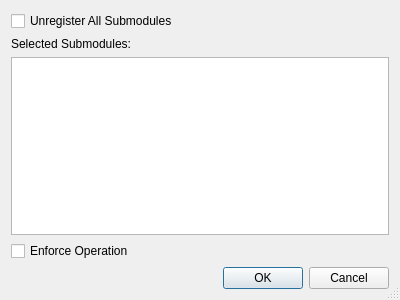
<?xml version="1.0" encoding="UTF-8"?>
<ui version="4.0">
 <class>GitSubmodulesDeinitDialog</class>
 <widget class="QDialog" name="GitSubmodulesDeinitDialog">
  <property name="geometry">
   <rect>
    <x>0</x>
    <y>0</y>
    <width>400</width>
    <height>300</height>
   </rect>
  </property>
  <property name="windowTitle">
   <string>Unregister Submodules</string>
  </property>
  <property name="sizeGripEnabled">
   <bool>true</bool>
  </property>
  <layout class="QVBoxLayout" name="verticalLayout">
   <item>
    <widget class="QCheckBox" name="allCheckBox">
     <property name="toolTip">
      <string>Select to unregister all submodules</string>
     </property>
     <property name="text">
      <string>Unregister All Submodules</string>
     </property>
    </widget>
   </item>
   <item>
    <widget class="QLabel" name="label">
     <property name="text">
      <string>Selected Submodules:</string>
     </property>
    </widget>
   </item>
   <item>
    <widget class="QListWidget" name="submodulesList">
     <property name="toolTip">
      <string>Select the submodules to be unregistered</string>
     </property>
     <property name="alternatingRowColors">
      <bool>true</bool>
     </property>
     <property name="selectionMode">
      <enum>QAbstractItemView::ExtendedSelection</enum>
     </property>
    </widget>
   </item>
   <item>
    <widget class="QCheckBox" name="forceCheckBox">
     <property name="toolTip">
      <string>Select to enforce unregistering</string>
     </property>
     <property name="text">
      <string>Enforce Operation</string>
     </property>
    </widget>
   </item>
   <item>
    <widget class="QDialogButtonBox" name="buttonBox">
     <property name="orientation">
      <enum>Qt::Horizontal</enum>
     </property>
     <property name="standardButtons">
      <set>QDialogButtonBox::Cancel|QDialogButtonBox::Ok</set>
     </property>
    </widget>
   </item>
  </layout>
 </widget>
 <tabstops>
  <tabstop>allCheckBox</tabstop>
  <tabstop>submodulesList</tabstop>
  <tabstop>forceCheckBox</tabstop>
 </tabstops>
 <resources/>
 <connections>
  <connection>
   <sender>buttonBox</sender>
   <signal>accepted()</signal>
   <receiver>GitSubmodulesDeinitDialog</receiver>
   <slot>accept()</slot>
   <hints>
    <hint type="sourcelabel">
     <x>227</x>
     <y>282</y>
    </hint>
    <hint type="destinationlabel">
     <x>157</x>
     <y>274</y>
    </hint>
   </hints>
  </connection>
  <connection>
   <sender>buttonBox</sender>
   <signal>rejected()</signal>
   <receiver>GitSubmodulesDeinitDialog</receiver>
   <slot>reject()</slot>
   <hints>
    <hint type="sourcelabel">
     <x>295</x>
     <y>288</y>
    </hint>
    <hint type="destinationlabel">
     <x>286</x>
     <y>274</y>
    </hint>
   </hints>
  </connection>
  <connection>
   <sender>allCheckBox</sender>
   <signal>toggled(bool)</signal>
   <receiver>label</receiver>
   <slot>setDisabled(bool)</slot>
   <hints>
    <hint type="sourcelabel">
     <x>39</x>
     <y>15</y>
    </hint>
    <hint type="destinationlabel">
     <x>37</x>
     <y>39</y>
    </hint>
   </hints>
  </connection>
  <connection>
   <sender>allCheckBox</sender>
   <signal>toggled(bool)</signal>
   <receiver>submodulesList</receiver>
   <slot>setDisabled(bool)</slot>
   <hints>
    <hint type="sourcelabel">
     <x>76</x>
     <y>16</y>
    </hint>
    <hint type="destinationlabel">
     <x>82</x>
     <y>73</y>
    </hint>
   </hints>
  </connection>
 </connections>
</ui>
